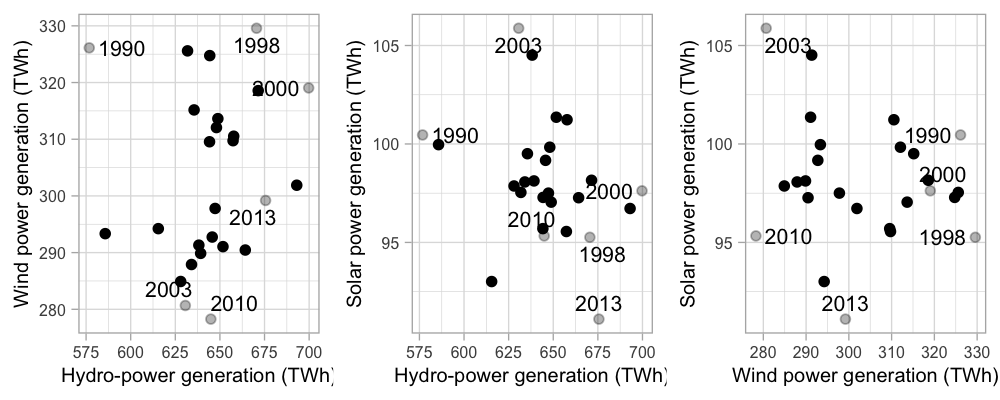

R code for this plot:
# This code has been used to generate the figures in the following report:
# De Felice, M., Busch, S., Kanellopoulos, K., Kavvadias, K. and Hidalgo Gonzalez, I.,
# Power system flexibility in a variable climate,
# ISBN 978-92-76-18183-5 (online), doi:10.2760/75312 (online)
# This code is released under Creative Commons Attribution 4.0 International (CC BY 4.0) licence
# (https://creativecommons.org/licenses/by/4.0/).

library(tidyverse)
library(ggrepel)
library(gridExtra)

toplot <- read_csv("data_figure15.csv")

g1 <- ggplot(toplot, aes(x = Hydro, y = Wind)) +
  geom_point(aes(alpha = str_length(label) > 0)) +
  geom_text_repel(aes(label = label), size = 3) +
  theme_light() +
  scale_alpha_manual(values = c(0.3, 1)) +
  guides(alpha = FALSE) +
  labs(
    x = "Hydro-power generation (TWh)",
    y = "Wind power generation (TWh)"
  ) +
  theme(text = element_text(size = 8))

g2 <- ggplot(toplot, aes(x = Hydro, y = Solar)) +
  geom_point(aes(alpha = str_length(label) > 0)) +
  geom_text_repel(aes(label = label), size = 3) +
  theme_light() +
  scale_alpha_manual(values = c(0.3, 1)) +
  guides(alpha = FALSE) +
  labs(
    x = "Hydro-power generation (TWh)",
    y = "Solar power generation (TWh)"
  ) +
  theme(text = element_text(size = 8))

g3 <- ggplot(toplot, aes(x = Wind, y = Solar)) +
  geom_point(aes(alpha = str_length(label) > 0)) +
  geom_text_repel(aes(label = label), size = 3) +
  theme_light() +
  scale_alpha_manual(values = c(0.3, 1)) +
  guides(alpha = FALSE) +
  labs(
    x = "Wind power generation (TWh)",
    y = "Solar power generation (TWh)"
  ) +
  theme(text = element_text(size = 8))

gA <- ggplotGrob(g1)
gB <- ggplotGrob(g2)
gC <- ggplotGrob(g3)
maxWidth <- grid::unit.pmax(gA$widths[2:5], gB$widths[2:5], gC$widths[2:5])
gA$widths[2:5] <- as.list(maxWidth)
gB$widths[2:5] <- as.list(maxWidth)
gC$widths[2:5] <- as.list(maxWidth)

png(
  filename = "figure15.png",
  width = 1000,
  height = 400, res = 180
)
grid.arrange(gA, gB, gC, ncol = 3)
dev.off()
